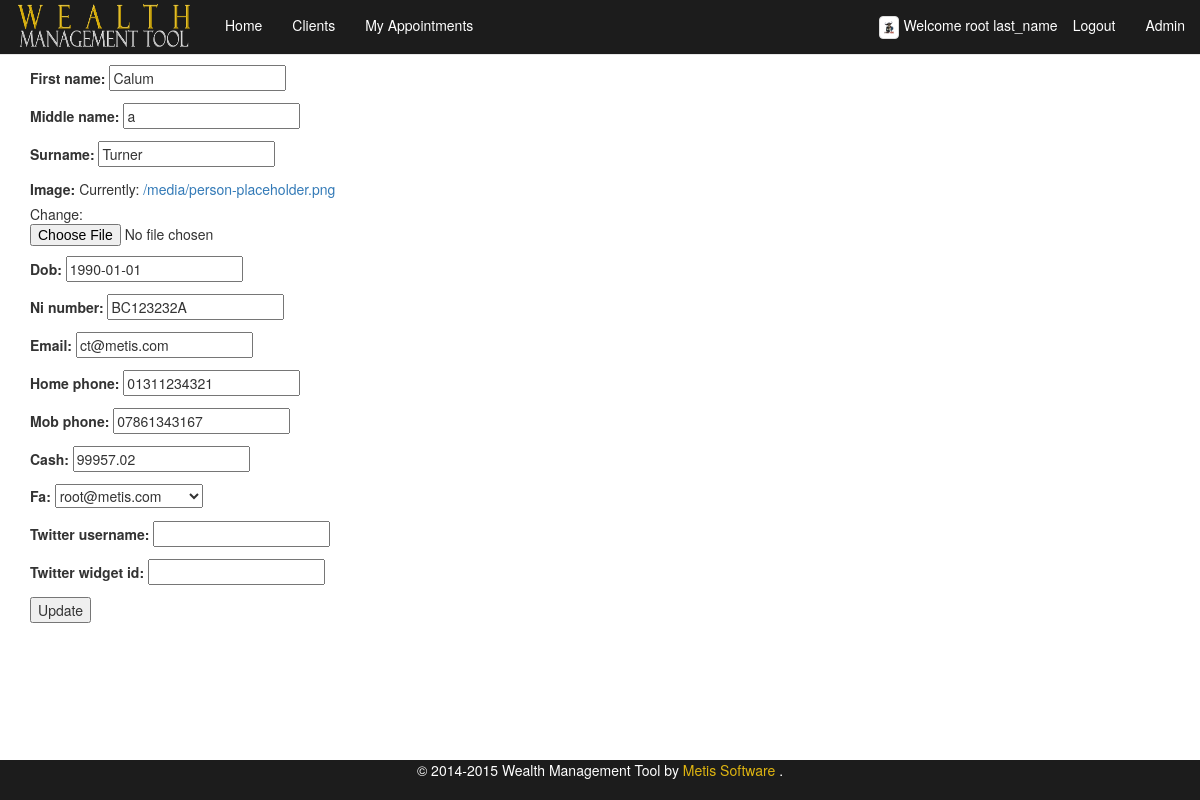
Before: /edit_client/BC123232A (signed in) with the older database file.
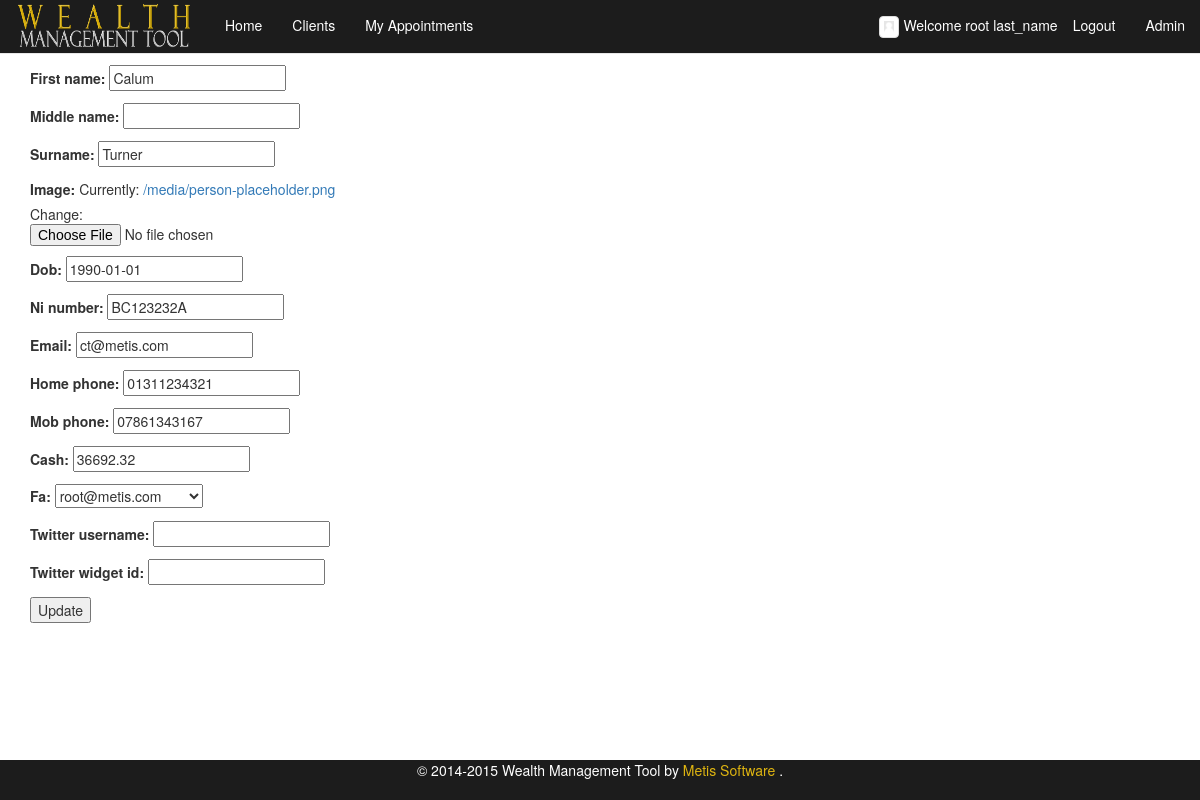
After: the same page with the newer database file.
### wms/models.py (models this page shows, shortened)
class FA(AbstractBaseUser, PermissionsMixin):
    email = models.EmailField(max_length=64, unique=True)
    first_name = models.CharField(max_length=64, default="**DEFAULT**")
    middle_name = models.CharField(max_length=64, blank=True)
    surname = models.CharField(max_length=64, default="**DEFAULT**")
    image = models.ImageField(upload_to='fa_images', default='/media/person-placeholder.png')
    dob = models.DateField(default="1990-01-01")
    ni_regex = RegexValidator(regex=r'^(?!BG)(?!GB)(?!NK)(?!KN)(?!TN)(?!NT)(?!ZZ)(?:[A-CEGHJ-PR-TW-Z][A-CEGHJ-NPR-TW-Z])(?:\s*\d\s*){6}([A-D]|\s)$', message="Must be in the format: 'AA999999A', restrictions to characters apply'")
    ni_number = models.CharField(
        max_length=9, validators=[ni_regex], primary_key=True)
    is_staff=models.BooleanField(default=False)
    is_admin=models.BooleanField(default=False)
    is_active=models.BooleanField(default=False)
    USERNAME_FIELD = 'email'
    REQUIRED_FIELDS = ['first_name', 'surname', 'dob', 'ni_number']
    objects = FAUserManager()

class Client(models.Model):
    first_name = models.CharField(max_length=64)
    middle_name = models.CharField(max_length=64, blank=True)
    surname = models.CharField(max_length=64)
    image = models.ImageField(upload_to='client_images', default='/media/person-placeholder.png')
    dob = models.DateField(default="1990-01-01")
    ni_regex = RegexValidator(regex=r'^(?!BG)(?!GB)(?!NK)(?!KN)(?!TN)(?!NT)(?!ZZ)(?:[A-CEGHJ-PR-TW-Z][A-CEGHJ-NPR-TW-Z])(?:\s*\d\s*){6}([A-D]|\s)$', message="Must be in the format: 'AA999999A', restrictions to characters apply'")
    ni_number = models.CharField(max_length=9, validators=[ni_regex], primary_key=True)
    email = models.EmailField(max_length=64)
    phone_regex = RegexValidator(
        regex=r'^\+?1?\d{9,15}$',
        message="Not a valid phone number. Up to 9 digits allowed.")
    home_phone = models.CharField(
        max_length=11, validators=[phone_regex], blank=True
    )
    mob_phone = models.CharField(
        max_length=11, validators=[phone_regex], blank=True
    )
    cash = models.DecimalField(max_digits=20, decimal_places=2)
    fa = models.ForeignKey(FA)
    twitter_username = models.CharField(validators=[RegexValidator(
                                                    regex="^(\w){1,15}$",
                                                    message="Not a valid username,please remove @ and max of 15 cahracters"
                                                    )],
                                        blank=True, max_length= 15)
    twitter_widget_id = models.CharField(max_length=18, blank=True,
                                         validators=[RegexValidator(
                                             regex='[\d]{18}',
                                             message="Not a valid Twitter widget id. must be 18 digits"
                                         )])

### wms/views.py (the view)
# urls.py: url(r'^edit_client/(?P<pk>\w{9})$', EditClient.as_view(), name='edit_client'),
class EditClient(UpdateView):
    model = Client
    fields = '__all__'
    template_name = 'wms/client_update.html'
    success_url = reverse_lazy('print_clients')

### wms/templates/wms/client_update.html
{% extends "wms/base_boot.html" %}
{% load staticfiles %}
{% block content %}
<form action="" method="post">{% csrf_token %}
	{{ form.as_p }}
	<input type="submit" value="Update" />
</form>
{% endblock %}

### wms/templates/wms/base_boot.html (shortened to what this page needs)
{% load staticfiles %}
<html>
<head>
<link rel="stylesheet" type="text/css" href="{% static 'wms/css/style-bootstrap.css' %}" />
<link href="{% static "wms/css/bootstrap.css" %}" rel="stylesheet">
<link href="{% static "wms/css/magnific-popup.css" %}" rel="stylesheet" type="text/css">
<link rel="stylesheet" type="text/css" href="{% static "wms/css/jquery.fancybox.css" %}" media="screen" />
<link href="{% static "wms/css/bootstrap-sticky-footer.css" %}" rel="stylesheet">
</head>
<body>
<nav class="navbar navbar-default navbar-fixed-top" id="home">
	<div class="container-fluid">
		<div class="navbar-header">
			<a href="/" class="navbar-brand">
				<img src="{% static "wms/images/logo.png" %}" alt="Wealth Management Tool" height="54" width="180" style="margin-top: -15px;" /></a>
		</div>
		<div id="navbar" class="navbar-collapse collapse">
			<ul class="nav navbar-nav">
				<li><a id="home" href="/">Home</a></li>
				<li><a id="clients" href="/clients/">Clients</a></li>
				<li><a id="appointments" href="/appointments/">My Appointments</a></li>
			</ul>
			<ul class="nav navbar-nav navbar-right">
				{% if user.is_authenticated %}
				<li class="text-center" style="padding-top: 15px;padding-bottom: 15px;"><img src="{{ user.image.url }}" class="img-responsive img-thumbnail" style="max-width: 20px; margin-right:5px;"/>Welcome  {{ user.first_name }} {{ user.surname }}</li>
				<li ><a href="/logout">Logout</a>
				{% if user.is_staff %}
				<li><a href="/admin">Admin</a>
				{% endif %}
				</li>
				{% endif %}
			</ul>
		</div>
	</div>
</nav>
<div class="container" style="overflow-x: hidden">
	{% block content %}
	{% endblock %}
</div>
<footer class="footer">
	<div class="container">
		<p class="text-center" style="color:#FFFFFF;">© 2014-2015 Wealth Management Tool by  <a style="color:#dfb511;"href="http://www.metissoftware.co.uk" target="_blank"> Metis Software </a>.</p>
	</div>
</footer>
</body>
</html>

Changed rows visible on the page:
changed FA "root": image: picture removed, a placeholder shows
changed Client "Calum": middle_name "a" → (not shown); cash "99957.02" → "36692.32"
